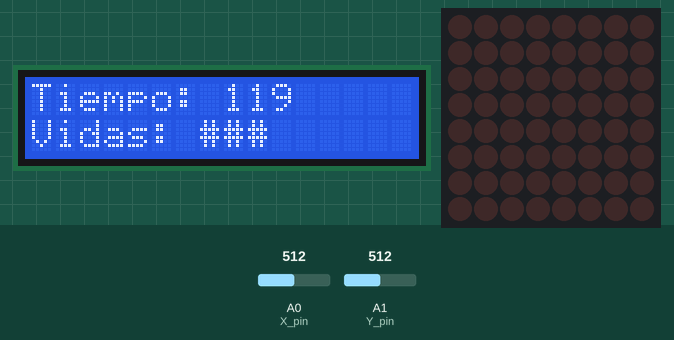
This sketch was run on a simulated Arduino Uno, built with avr-gcc and run on an emulated ATmega328P. Shown: 16×2 character LCD, 8×8 LED matrix. The inputs (shaded band) are chosen by the test bench; at power-on: A0 (X_pin) = 512, A1 (Y_pin) = 512.

Above: at 1.13 s.
1.3 s: A0 (X_pin) set to 623
At 1.59 s:
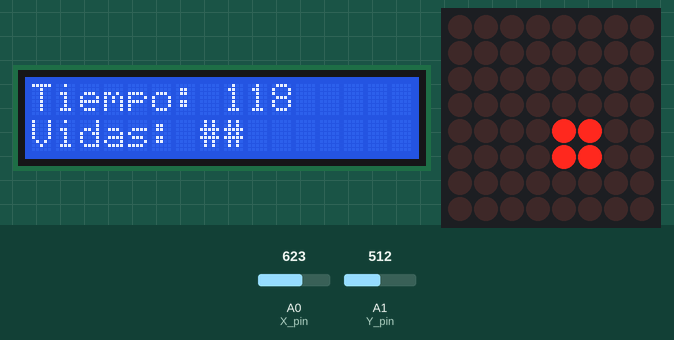
3.4 s: A0 (X_pin) set to 658
At 3.64 s:
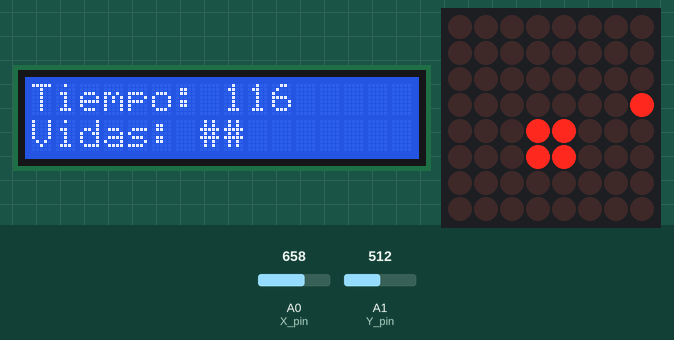
5.6 s: A1 (Y_pin) set to 631
7.8 s: A1 (Y_pin) set to 651
At 7.92 s:
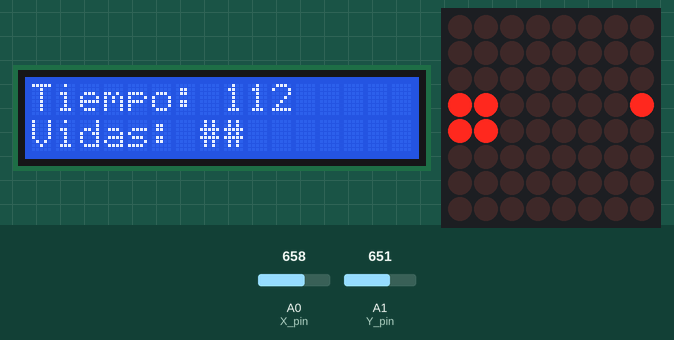
9.9 s: A1 (Y_pin) set to 393
12.1 s: A1 (Y_pin) set to 366
At 12.21 s:
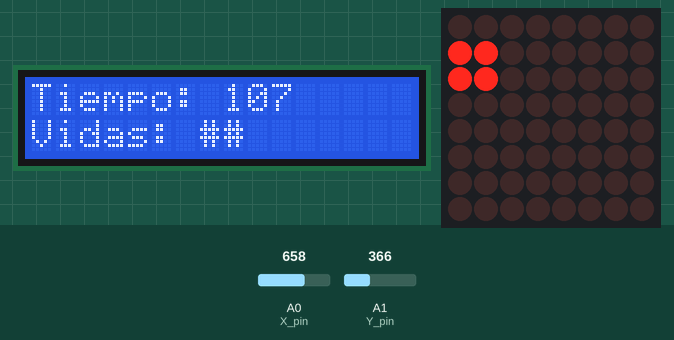

Measured:
- the behaviour switches between 639 and 640 on A0 (X_pin) (found by bisection; images 1 and 2)
- the behaviour switches between 639 and 640 on A1 (Y_pin) (found by bisection; images 2 and 3)
- the behaviour switches between 384 and 383 on A1 (Y_pin) (found by bisection; images 3 and 4)
- after the input at 3.4 s, the display: changes after 0.14 s (image 2)
- after the input at 7.8 s, the display: changes at once (image 3)
- after the input at 12.1 s, the display: changes at once (image 4)

The sketch:

torduino.ino
```cpp
//www.elegoo.com
//2016.12.9

//We always have to include the library
#include "LedControl.h"
#include "LiquidCrystal.h"


LiquidCrystal lcd(3, 4, 5, 6, 7, 8);

/*
 Now we need a LedControl to work with.
 ***** These pin numbers will probably not work with your hardware *****
 pin 12 is connected to the DataIn
 pin 11 is connected to LOAD(CS)
 pin 10 is connected to the CLK
 We have only a single MAX72XX.
 */
LedControl lc=LedControl(12,10,11,1);

#define ROW_ENEMY (0)
#define COL_ENEMY (1)
#define ROW_REV_ENEMY (2)
#define COL_REV_ENEMY (3)

struct init_enemy_t {
    int init_point;
    int type;
};

init_enemy_t seq[] = {
    {4, ROW_ENEMY},
    {3, COL_ENEMY},
    {2, COL_ENEMY},
    {3, COL_REV_ENEMY},
    {7, ROW_REV_ENEMY}
};

#define _SIZE(x) (sizeof(x)/sizeof(x[0]))
/* we always wait a bit between updates of the display */
unsigned long delaytime1=500;
unsigned long delaytime2=100;

const int SW_pin = 2;
const int X_pin = 0;
const int Y_pin = 1;


unsigned int n_lives = 3;
unsigned long exp_time;


void reset_timeout()
{
  exp_time = millis() + 120000UL;
}

void print_lives(unsigned int n)
{
  unsigned int i;
  lcd.setCursor(0,1);
  lcd.print("Vidas: ");
  for (i=0; i < n_lives;i++)
  {
    lcd.print("#");
  }
  lcd.print(" ");
}

void print_time_left(void)
{
  lcd.setCursor(0,0);
  lcd.print("Tiempo: ");
  lcd.print((exp_time - millis())/1000);
  lcd.print("    ");
}

void setup() {
  /*
   The MAX72XX is in power-saving mode on startup,
   we have to do a wakeup call
   */
  lc.shutdown(0,false);
  /* Set the brightness to a medium values */
  lc.setIntensity(0,8);
  /* and clear the display */
  lc.clearDisplay(0);
  pinMode(SW_pin, INPUT);
  digitalWrite(SW_pin, HIGH);
  Serial.begin(9600);
  reset_timeout();
  lcd.begin(16,2);
  print_time_left();
  print_lives(n_lives);
}

/*
 This method will display the characters for the
 word "Arduino" one after the other on the matrix.
 (you need at least 5x7 leds to see the whole chars)
 */
void writeArduinoOnMatrix() {
  /* here is the data for the characters */
  byte a[5]={B01111110,B10001000,B10001000,B10001000,B01111110};
  byte r[5]={B00010000,B00100000,B00100000,B00010000,B00111110};
  byte d[5]={B11111110,B00010010,B00100010,B00100010,B00011100};
  byte u[5]={B00111110,B00000100,B00000010,B00000010,B00111100};
  byte i[5]={B00000000,B00000010,B10111110,B00100010,B00000000};
  byte n[5]={B00011110,B00100000,B00100000,B00010000,B00111110};
  byte o[5]={B00011100,B00100010,B00100010,B00100010,B00011100};

  /* now display them one by one with a small delay */
  lc.setRow(0,0,a[0]);
  lc.setRow(0,1,a[1]);
  lc.setRow(0,2,a[2]);
  lc.setRow(0,3,a[3]);
  lc.setRow(0,4,a[4]);
  delay(delaytime1);
  lc.setRow(0,0,r[0]);
  lc.setRow(0,1,r[1]);
  lc.setRow(0,2,r[2]);
  lc.setRow(0,3,r[3]);
  lc.setRow(0,4,r[4]);
  delay(delaytime1);
  lc.setRow(0,0,d[0]);
  lc.setRow(0,1,d[1]);
  lc.setRow(0,2,d[2]);
  lc.setRow(0,3,d[3]);
  lc.setRow(0,4,d[4]);
  delay(delaytime1);
  lc.setRow(0,0,u[0]);
  lc.setRow(0,1,u[1]);
  lc.setRow(0,2,u[2]);
  lc.setRow(0,3,u[3]);
  lc.setRow(0,4,u[4]);
  delay(delaytime1);
  lc.setRow(0,0,i[0]);
  lc.setRow(0,1,i[1]);
  lc.setRow(0,2,i[2]);
  lc.setRow(0,3,i[3]);
  lc.setRow(0,4,i[4]);
  delay(delaytime1);
  lc.setRow(0,0,n[0]);
  lc.setRow(0,1,n[1]);
  lc.setRow(0,2,n[2]);
  lc.setRow(0,3,n[3]);
  lc.setRow(0,4,n[4]);
  delay(delaytime1);
  lc.setRow(0,0,o[0]);
  lc.setRow(0,1,o[1]);
  lc.setRow(0,2,o[2]);
  lc.setRow(0,3,o[3]);
  lc.setRow(0,4,o[4]);
  delay(delaytime1);
  lc.setRow(0,0,0);
  lc.setRow(0,1,0);
  lc.setRow(0,2,0);
  lc.setRow(0,3,0);
  lc.setRow(0,4,0);
  delay(delaytime1);
}

/*
  This function lights up a some Leds in a row.
 The pattern will be repeated on every row.
 The pattern will blink along with the row-number.
 row number 4 (index==3) will blink 4 times etc.
 */
void rows() {
  for(int row=0;row<8;row++) {
    delay(delaytime2);
    lc.setRow(0,row,B10100000);
    delay(delaytime2);
    lc.setRow(0,row,(byte)0);
    for(int i=0;i<row;i++) {
      delay(delaytime2);
      lc.setRow(0,row,B10100000);
      delay(delaytime2);
      lc.setRow(0,row,(byte)0);
    }
  }
}

/*
  This function lights up a some Leds in a column.
 The pattern will be repeated on every column.
 The pattern will blink along with the column-number.
 column number 4 (index==3) will blink 4 times etc.
 */
void columns() {
  for(int col=0;col<8;col++) {
    delay(delaytime2);
    lc.setColumn(0,col,B10100000);
    delay(delaytime2);
    lc.setColumn(0,col,(byte)0);
    for(int i=0;i<col;i++) {
      delay(delaytime2);
      lc.setColumn(0,col,B10100000);
      delay(delaytime2);
      lc.setColumn(0,col,(byte)0);
    }
  }
}

/*
 This function will light up every Led on the matrix.
 The led will blink along with the row-number.
 row number 4 (index==3) will blink 4 times etc.
 */
void single() {
}


const bool screen_inverted = false;

#define VCOL(x) (screen_inverted?(7-x):x)
#define VROW(y) (screen_inverted?(7-y):y)

void pointxy(int col, int row, bool on)
{
  lc.setLed(0,VROW(row),VCOL(col),on);
}

void boxxy(int col, int row, bool on)
{
  lc.setLed(0,VROW(row),VCOL(col),on);
  lc.setLed(0,VROW(row+1),VCOL(col),on);
  lc.setLed(0,VROW(row),VCOL(col+1),on);
  lc.setLed(0,VROW(row+1),VCOL(col+1),on);
}

void readXYJoystick(int *p_x, int *p_y)
{
	*p_x = ((analogRead(X_pin) + 128) >> 8) - 2;
	*p_y = ((analogRead(Y_pin) + 128) >> 8) - 2;
}


bool point_eq(int a_x,int a_y, int b_x, int b_y)
{
    if (a_x != b_x) return false;
    if (a_y != b_y) return false;
    return true;
}

bool check_collision(int sq_x, int sq_y, int dot_x, int dot_y)
{
    if (point_eq(sq_x,sq_y,dot_x,dot_y)) return true;
    if (point_eq(sq_x+1,sq_y,dot_x,dot_y)) return true;
    if (point_eq(sq_x+1,sq_y,dot_x+1,dot_y)) return true;
    if (point_eq(sq_x,sq_y,dot_x+1,dot_y)) return true;
    return false;
}


void draw_all(void)
{
  for (int i=0;i<8;i++) {
      lc.setRow(0,i,B11111111);
  }
}

void erase_all(void)
{
  for (int i=0;i<8;i++) {
      lc.setRow(0,i,B00000000);
  }
}


bool did_timeout(void)
{
  if (millis() > exp_time)
    return true;
  else
    return false;
}

void reset_game(void)
{
  reset_timeout();
  n_lives = 3;
  draw_all();
  delay(delaytime2);
  erase_all();
  delay(delaytime2);
  draw_all();
  delay(delaytime2);
  erase_all();
  delay(delaytime2);
  print_lives(n_lives);
}

void loop() {
  int x, y;
  int col = 4;
  int row = 4;
  int nseq = 0;
  int enemy_col = 0;
  int enemy_row = 0;
  int delta_col = 0;
  int delta_row = 0;
  int type;
  int i;
  while (1) {
      type = seq[nseq].type;
      switch(type) {
          case ROW_ENEMY:
              enemy_row = 0;
              enemy_col = seq[nseq].init_point;
              delta_row = 1;
              delta_col = 0;
              break;
          case COL_ENEMY:
              enemy_row = seq[nseq].init_point;
              enemy_col = 0;
              delta_row = 0;
              delta_col = 1;
              break;
          case ROW_REV_ENEMY:
              enemy_row = 7;
              enemy_col = seq[nseq].init_point;
              delta_row = -1;
              delta_col = 0;
              break;
          case COL_REV_ENEMY:
              enemy_row = seq[nseq].init_point;
              enemy_col = 7;
              delta_row = 0;
              delta_col = -1;
              break;
      }
      for (i=0;i<8;i++) {
          if (did_timeout())
          {
            reset_game();
          }
          pointxy(enemy_col,enemy_row,true);
          boxxy(col,row,true);
          print_time_left();
          delay(2*delaytime2);
          if (check_collision(col,row,enemy_col,enemy_row)) {
              boxxy(col,row,false);
              delay(delaytime2);
              boxxy(col,row,true);
              delay(delaytime2);
              boxxy(col,row,false);
              delay(delaytime2);
              boxxy(col,row,true);
              delay(delaytime2);
              if (n_lives > 0)
              {
                n_lives --;
                print_lives(n_lives);
              }
              if (!n_lives)
              {
                reset_game();
              }

          }

          boxxy(col,row,false);
          pointxy(enemy_col,enemy_row,false);
          readXYJoystick(&x,&y);
          col -= x;
          row -= y;
          if (col < 0) col = 0;
          if (col > 6) col = 6;
          if (row < 0) row = 0;
          if (row > 6) row = 6;
          enemy_col += delta_col;
          enemy_row += delta_row;
      }
      nseq ++;
      if (nseq >= _SIZE(seq) ) nseq = 0;
  }
}
```
